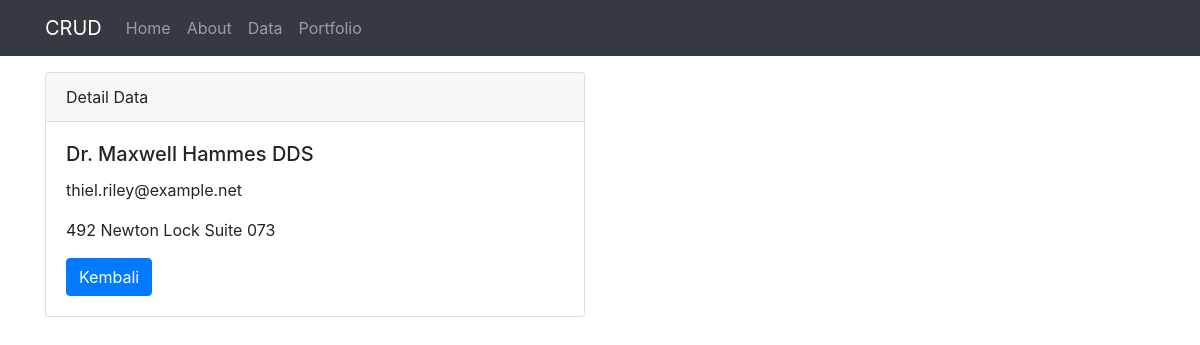
Screenshot of /data/detail/198 with the database file from the repository.
### tables this page shows
CREATE TABLE `peoples` (
  `id` int(9) UNSIGNED NOT NULL,
  `name` varchar(100) NOT NULL,
  `address` varchar(255) NOT NULL,
  `email` varchar(100) NOT NULL
);

### application/controllers/Data.php (called while the page is built, shortened)
<?php
class Data extends CI_Controller
{
    public function __construct()
    {
        $this->load->model('Data_model');
        $this->load->library('form_validation');
    }
    public function detail($id)
    {
        $data['title'] = 'Detail Data';
        $data['peoples'] = $this->Data_model->getDataById($id);
        $this->load->view('templates/header', $data);
        $this->load->view('data/detail', $data);
        $this->load->view('templates/footer');
    }
}

### index.php (called while the page is built, shortened)
<?php
require_once BASEPATH.'core/CodeIgniter.php';

### application/models/Data_model.php (called while the page is built, shortened)
<?php
class Data_model extends CI_model
{
    public function getDataById($id)
    {
        return $this->db->get_where('peoples', ['id' => $id])->row_array();
    }
}

### application/views/data/detail.php (the view, shortened to what this page needs)
<div class="container">
    <div class="row mt-3 pt-4">
        <div class="col-md-6">
            <div class="card">
                    <div class="card-header">
                        Detail Data
                    </div>
                    <div class="card-body">
                        <h5 class="card-title"><?= $peoples['name']; ?></h5>
                        <p class="card-text"><?= $peoples['email']; ?></p>
                        <p class="card-text"><?= $peoples['address']; ?></p>
                        <a href="<?= base_url('data'); ?>" class="btn btn-primary">Kembali</a>
                    </div>
                </div>
            </div>
        </div>
    </div>

### rows the page displays
peoples: name "Dr. Maxwell Hammes DDS", email "thiel.riley@example.net", address "492 Newton Lock Suite 073"
